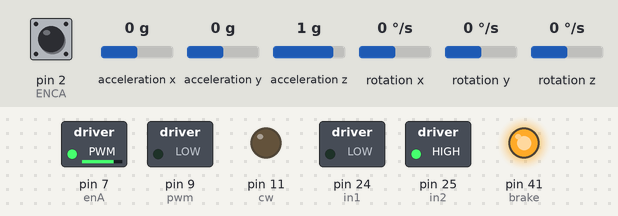
Simulated run of this sketch. Board: Arduino Mega 2560, built with avr-gcc and run on an emulated ATmega2560. Parts: switched loads named in the sketch (green lamp = pin HIGH), output pins drawn as LEDs (lit = HIGH). The inputs (shaded band) are chosen by the test bench; at power-on: acceleration x 0 g, pin 2 (ENCA) HIGH, acceleration y 0 g, acceleration z 1 g, rotation x 0 °/s, rotation y 0 °/s, rotation z 0 °/s. What the sketch prints to the serial monitor is not drawn.

Above: at 2.2 s.
2.3 s: acceleration x set to 0.2 g
At 3.5 s:
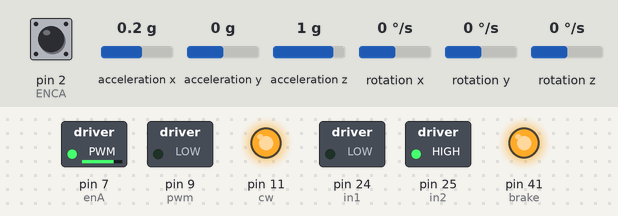
3.8 s: acceleration x set to -1.4 g
At 4.6 s:
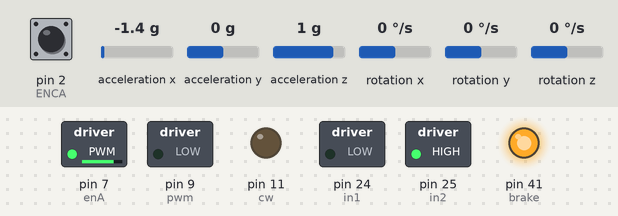
5.3 s: acceleration x set to 0.8 g
At 5.8 s:
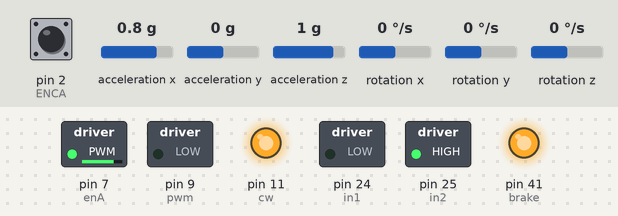
Timing chart, 0 to 8.3 s (numbered marks = the images above; inputs shaded):
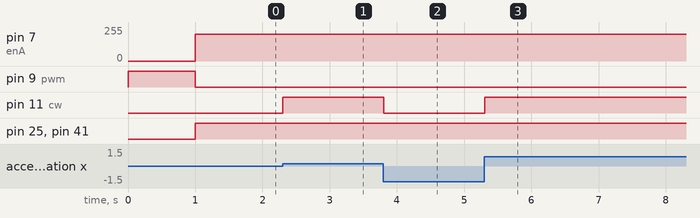

Measured:
- the behaviour switches between 0 and 0.1 g on acceleration x (found by bisection; images 0 and 1)
- after the input at 2.3 s, pin 11 (cw): LOW → HIGH at once
- after the input at 3.8 s, pin 11 (cw): HIGH → LOW at once
- after the input at 5.3 s, pin 11 (cw): LOW → HIGH at once

The sketch:

set_rpm_forward.ino
```cpp
#include <MPU6050_light.h>

#define ENCA 2 //21-PD0 //19-RX1  //17-RX2
#define ENCB 3 //20-PD1 //18-TX1  //16-TX2
#define brake 41 //PL1
#define cw 11 // 1A
#define pwm 9 // 2B
#define enA 7
#define in1 24
#define in2 25
#define pi = 3.141;

MPU6050 mpu(Wire);

float pos, po, thet, thet_dot, alp, alp_dot, prev_alp=0, prev_pos, currentTM, prevTM=0, dtt=0, rp, prev_rp=0, deltaT=0, prev_u=0;
float y[4]={}, y_setpoint[4]={} , cntr=1, vll, trq, sz=4, M, del_pos, angAc, prev_vel=0, vel_now, vel_give, target_pos, p_pos;
//int pos=0;
char drr, prev_drr;
long prevT=0;
float eprev=0, eIntegral=0, dts=0;
int K[4]={};
void readEncoder(){
  //Serial.print("read encoder");
  int b=digitalRead(ENCB);
  if (b>0){
    pos++;
  }
  else{
    pos--;
  }
}

int lqr_controller(float yy[], float yy_setpoint[]){
  float mul=0;
  //  K = [-311.4268,-85.9813,-1.0000,-1.7637];
//  K[0]=-41.4663;K[1]=-6.4185;K[2]=-1.0000;K[3]=-1.3120;
//  K[0]=-49.32124;K[1]=-7.25900;K[2]=-1.00000;K[3]=-1.29629;
//  K[0]=-49.91982;K[1]=-7.31929;K[2]=-1.00000;K[3]=-1.29515;
//  K[0]=-69.90391;K[1]=-10.38223;K[2]=-1.00000;K[3]=-1.29991;
//  K[0]=-69.97770;K[1]=-10.38361;K[2]=-1.00000;K[3]=-1.30019;
//  K[0]=-69.89653;K[1]=-10.38210;K[2]=-1.00000;K[3]=-1.2998;4
//  K[0]=-77.60897;K[1]=-10.52474;K[2]=-1.00000;K[3]=-1.32904;
//  K[0] = -22.78308;K[1]=-3.37165;K[2]=-0.31623;K[3]=-0.41236;
//  K[0] = -49.71888;K[1]=-7.37913;K[2]=-0.70711;K[3]=-0.91972;
//    K[0]=-69.90391;  K[1]=-10.38223;   K[2]=-1.00000;   K[3]=-1.29991;
//    K[0]=-40.77681;   K[1]=-6.04874;   K[2]=-0.57735;   K[3]=-0.75130;
//    K[0]=-193.01827;   K[1]=-25.14391;    K[2]=-1.00000;    K[3]=-1.26103;
//    K[0]=-136.66472;   K[1]=-17.80188;    K[2]=-0.70711;    K[3]=-0.89180;
//    K[0]=-281.02199;   K[1]=-35.01541;    K[2]=-0.70711;    K[3]=-0.88350;
//    K[0]=-217.99154;   K[1]=-27.49369;    K[2]=-0.70711;    K[3]=-0.88573;
//    K[0]=-147.40983;   K[1]=-18.80253;    K[2]=-0.57735;    K[3]=-0.72496;
//    K[0]=-147.40983;   K[1]=-18.80253;    K[2]=-0.70711;    K[3]=-0.72496;
//    K[0]=-26.01250;   K[1]=-3.31595;   K[2]=-0.10000;   K[3]=-0.12580;
//    K[0]=-28.07205;   K[1]=-3.65106;   K[2]=-0.14142;   K[3]=-0.17865;
    K[0]=-28.47513;   K[1]=-3.65753;   K[2]=-0.14142;   K[3]=-0.17913;
  for (int i=0; i<sz; i++){
    mul=mul-(K[i]*(yy[i]-yy_setpoint[i]));
  }
  return mul;

}


int setMotor(){
//  Serial.println(trq);
  int target_vel;
//  Serial.println(trq);
  if (trq<0){
    target_vel = 500;// Going to make in interchangable from the serial monitor, later on.
  }
  else{
    target_vel=-500;
  }
//  if (trq>=-1 && trq<=1){
//    target_vel=0;
//  }
  long currT = micros();
  float delT = ((float)(currT-prevT))/1.0e6;
  prevT = currT;
  int pos_needed = ((target_vel*delT*100)/0.10471975512) + p_pos;
//  Serial.println(pos_needed);
  // PID constants
  float kp=1.01, kd=0.05, ki=0;

  // error
  int e = pos_needed-pos;

  // derivative
  float dedt = (e-eprev)/delT;

  // Integral
  eIntegral = eIntegral + e*dts;

  // Control Signal
  float u = kp*e + kd*dedt + ki*eIntegral;
//  Serial.println(u);
  float pws = fabs(u);
  if (pws>255){
    pws=255;
  }

   drr = "HIGH";
  if (u<0){
     drr = LOW;
  }
  eprev=e;
  digitalWrite(brake, HIGH);
  if (drr == "HIGH"){
    if (prev_drr == "LOW"){
      digitalWrite(brake, LOW);
//      delay(5);
    }
    else if (prev_drr == "HIGH"){
      digitalWrite(brake, HIGH);
    }
  }
  else if (drr == "LOW"){
    if (prev_drr == "HIGH"){
      digitalWrite(brake, "LOW");
//      delay(5);
    }
    else if (prev_drr == "LOW"){
      digitalWrite(brake, HIGH);
    }
  }
  prev_drr = drr;
//  Serial.print(drr);
//  Serial.print("PWS: ");
//  Serial.println(pws);
  digitalWrite(cw, drr);
  analogWrite(pwm, 255-pws);
}

void setup() {
  // put your setup code here, to run once:
  Serial.begin(9600);
  Wire.begin();
  mpu.begin();
  pinMode(ENCA, INPUT);
  pinMode(ENCB, INPUT);
  pinMode(brake, OUTPUT);
  pinMode(cw, OUTPUT);
  pinMode(pwm, OUTPUT);
  pinMode(enA, OUTPUT);
  pinMode(in1, OUTPUT);
  pinMode(in2, OUTPUT);
//  digitalWrite(ENCA, HIGH);
  digitalWrite(brake, LOW); // Low means braking.
  digitalWrite(in1, LOW);
  digitalWrite(in2, LOW);
//  digitalWrite(cw, HIGH); // gives positive value // Low will give negative
  analogWrite(pwm, 255); // 255 means stop // 0 means go.
  mpu.calcOffsets(true, true);
  M = 0.084*0.097*0.097/2; // Moment of Inertia.
  attachInterrupt(digitalPinToInterrupt(ENCA), readEncoder, RISING);
}


void loop() {


  // Theta.
  mpu.update();
  thet = mpu.getAngleY()*0.0174533; // radians
  // Theta_dot.
  thet_dot = mpu.getGyroY()*0.0174533; // radians
//  Serial.println(thet);
    // This is alpha
  // 0.0174533
  alp = (pos*360*0.10471975512)/100; // radians
//  Serial.print(alp);
  // alpha_dot, change in theta of the reaction wheel.
  currentTM = micros();
  dtt = currentTM-prevTM;
  dts = dtt/1.0e6;

  if (dtt>100){
    alp_dot = (alp-prev_alp)/dtt; // radians
    // Finnding rpm of the motor.
    del_pos = pos-prev_pos; // In ppr
    rp = (del_pos*0.10471975512)/(dts*100); // This will probably give me rpms in degrees for coverting it to radians(angular velocity) mult it with 0.10471975512
    // And to degrees mult. with 57.29578
    vel_now = rp;
    prev_alp=alp;
    p_pos = prev_pos; // to be used later.
    prev_pos=pos;
    prevTM=currentTM;


  // Now we will get the value of torque required from the lqr controller.
  y[0]=thet; y[1]=thet_dot; y[2]=alp;  y[3]=alp_dot;
  y_setpoint[0]=0;y_setpoint[1]=0;y_setpoint[2]=0;y_setpoint[3]=0;

  trq = lqr_controller(y, y_setpoint);

  setMotor();
  Serial.println(digitalRead(brake));
//  Serial.print("TRQ: ");
//  Serial.println(trq);

  }
  // Now use this trq val to provide torque to the motor.
//  st_trq(trq);
  prev_vel=vel_now;
  p_pos = prev_pos;
  analogWrite(enA, 200);
  digitalWrite(in1, LOW);
  digitalWrite(in2, HIGH);
}
```
